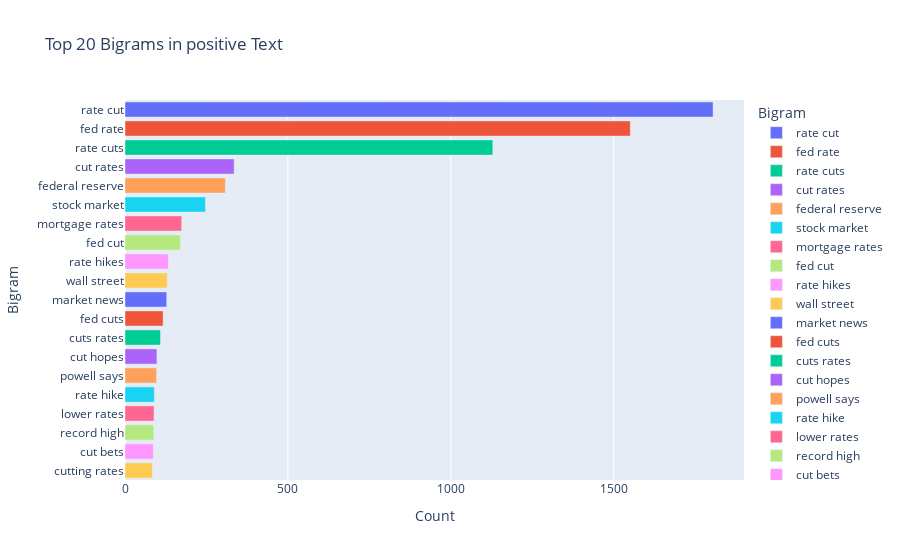

The notebook cell this image was saved under:
### Code cell
# Fungsi untuk mendapatkan top n bigram
def get_top_n_gram(corpus, ngram_range, n=None):
    vec = CountVectorizer(ngram_range=ngram_range, stop_words='english').fit(corpus)
    bag_of_words = vec.transform(corpus)
    sum_words = bag_of_words.sum(axis=0)
    words_freq = [(word, sum_words[0, idx]) for word, idx in vec.vocabulary_.items()]
    words_freq = sorted(words_freq, key=lambda x: x[1], reverse=True)
    return words_freq[:n]

# Mengambil top 20 bigram untuk masing-masing sentimen
pos_bigrams = get_top_n_gram(data[data['sentiment'] == 'positive']['stopword'], (2,2), 20)
neg_bigrams = get_top_n_gram(data[data['sentiment'] == 'negative']['stopword'], (2,2), 20)
neutral_bigrams = get_top_n_gram(data[data['sentiment'] == 'neutral']['stopword'], (2,2), 20)

# Dataframe untuk bigram Positif
df1 = pd.DataFrame(pos_bigrams, columns=['Text', 'count'])

# Dataframe untuk bigram Negatif
df2 = pd.DataFrame(neg_bigrams, columns=['Text', 'count'])

# Dataframe untuk bigram Netral
df3 = pd.DataFrame(neutral_bigrams, columns=['Text', 'count'])

# Plot bigrams untuk sentimen Positif
fig1 = px.bar(df1, x='count', y='Text', orientation='h',
              title='Top 20 Bigrams in positive Text',
              labels={'count': 'Count', 'Text': 'Bigram'}, color='Text')
fig1.show()

# Plot bigrams untuk sentimen Negatif
fig2 = px.bar(df2, x='count', y='Text', orientation='h',
              title='Top 20 Bigrams in negative Text',
              labels={'count': 'Count', 'Text': 'Bigram'}, color='Text')
fig2.show()

# Plot bigrams untuk sentimen Netral
fig3 = px.bar(df3, x='count', y='Text', orientation='h',
              title='Top 20 Bigrams in neutral Text',
              labels={'count': 'Count', 'Text': 'Bigram'}, color='Text')
fig3.show()

### Figure 1 — Plotly figure (JSON) as saved in the notebook; plotly's stock layout.template omitted (floating-point values rounded to 4 significant figures)
{"data": [{"alignmentgroup": "True", "hovertemplate": "Bigram=%{y}<br>Count=%{x}<extra></extra>", "legendgroup": "rate cut", "marker": {"color": "#636efa", "pattern": {"shape": ""}}, "name": "rate cut", "offsetgroup": "rate cut", "orientation": "h", "showlegend": true, "textposition": "auto", "type": "bar", "x": [1805], "xaxis": "x", "y": ["rate cut"], "yaxis": "y"}, {"alignmentgroup": "True", "hovertemplate": "Bigram=%{y}<br>Count=%{x}<extra></extra>", "legendgroup": "fed rate", "marker": {"color": "#EF553B", "pattern": {"shape": ""}}, "name": "fed rate", "offsetgroup": "fed rate", "orientation": "h", "showlegend": true, "textposition": "auto", "type": "bar", "x": [1551], "xaxis": "x", "y": ["fed rate"], "yaxis": "y"}, {"alignmentgroup": "True", "hovertemplate": "Bigram=%{y}<br>Count=%{x}<extra></extra>", "legendgroup": "rate cuts", "marker": {"color": "#00cc96", "pattern": {"shape": ""}}, "name": "rate cuts", "offsetgroup": "rate cuts", "orientation": "h", "showlegend": true, "textposition": "auto", "type": "bar", "x": [1129], "xaxis": "x", "y": ["rate cuts"], "yaxis": "y"}, {"alignmentgroup": "True", "hovertemplate": "Bigram=%{y}<br>Count=%{x}<extra></extra>", "legendgroup": "cut rates", "marker": {"color": "#ab63fa", "pattern": {"shape": ""}}, "name": "cut rates", "offsetgroup": "cut rates", "orientation": "h", "showlegend": true, "textposition": "auto", "type": "bar", "x": [335], "xaxis": "x", "y": ["cut rates"], "yaxis": "y"}, {"alignmentgroup": "True", "hovertemplate": "Bigram=%{y}<br>Count=%{x}<extra></extra>", "legendgroup": "federal reserve", "marker": {"color": "#FFA15A", "pattern": {"shape": ""}}, "name": "federal reserve", "offsetgroup": "federal reserve", "orientation": "h", "showlegend": true, "textposition": "auto", "type": "bar", "x": [308], "xaxis": "x", "y": ["federal reserve"], "yaxis": "y"}, {"alignmentgroup": "True", "hovertemplate": "Bigram=%{y}<br>Count=%{x}<extra></extra>", "legendgroup": "stock market", "marker": {"color": "#19d3f3", "pattern": {"shape": ""}}, "name": "stock market", "offsetgroup": "stock market", "orientation": "h", "showlegend": true, "textposition": "auto", "type": "bar", "x": [247], "xaxis": "x", "y": ["stock market"], "yaxis": "y"}, {"alignmentgroup": "True", "hovertemplate": "Bigram=%{y}<br>Count=%{x}<extra></extra>", "legendgroup": "mortgage rates", "marker": {"color": "#FF6692", "pattern": {"shape": ""}}, "name": "mortgage rates", "offsetgroup": "mortgage rates", "orientation": "h", "showlegend": true, "textposition": "auto", "type": "bar", "x": [174], "xaxis": "x", "y": ["mortgage rates"], "yaxis": "y"}, {"alignmentgroup": "True", "hovertemplate": "Bigram=%{y}<br>Count=%{x}<extra></extra>", "legendgroup": "fed cut", "marker": {"color": "#B6E880", "pattern": {"shape": ""}}, "name": "fed cut", "offsetgroup": "fed cut", "orientation": "h", "showlegend": true, "textposition": "auto", "type": "bar", "x": [170], "xaxis": "x", "y": ["fed cut"], "yaxis": "y"}, {"alignmentgroup": "True", "hovertemplate": "Bigram=%{y}<br>Count=%{x}<extra></extra>", "legendgroup": "rate hikes", "marker": {"color": "#FF97FF", "pattern": {"shape": ""}}, "name": "rate hikes", "offsetgroup": "rate hikes", "orientation": "h", "showlegend": true, "textposition": "auto", "type": "bar", "x": [133], "xaxis": "x", "y": ["rate hikes"], "yaxis": "y"}, {"alignmentgroup": "True", "hovertemplate": "Bigram=%{y}<br>Count=%{x}<extra></extra>", "legendgroup": "wall street", "marker": {"color": "#FECB52", "pattern": {"shape": ""}}, "name": "wall street", "offsetgroup": "wall street", "orientation": "h", "showlegend": true, "textposition": "auto", "type": "bar", "x": [130], "xaxis": "x", "y": ["wall street"], "yaxis": "y"}, {"alignmentgroup": "True", "hovertemplate": "Bigram=%{y}<br>Count=%{x}<extra></extra>", "legendgroup": "market news", "marker": {"color": "#636efa", "pattern": {"shape": ""}}, "name": "market news", "offsetgroup": "market news", "orientation": "h", "showlegend": true, "textposition": "auto", "type": "bar", "x": [128], "xaxis": "x", "y": ["market news"], "yaxis": "y"}, {"alignmentgroup": "True", "hovertemplate": "Bigram=%{y}<br>Count=%{x}<extra></extra>", "legendgroup": "fed cuts", "marker": {"color": "#EF553B", "pattern": {"shape": ""}}, "name": "fed cuts", "offsetgroup": "fed cuts", "orientation": "h", "showlegend": true, "textposition": "auto", "type": "bar", "x": [117], "xaxis": "x", "y": ["fed cuts"], "yaxis": "y"}, {"alignmentgroup": "True", "hovertemplate": "Bigram=%{y}<br>Count=%{x}<extra></extra>", "legendgroup": "cuts rates", "marker": {"color": "#00cc96", "pattern": {"shape": ""}}, "name": "cuts rates", "offsetgroup": "cuts rates", "orientation": "h", "showlegend": true, "textposition": "auto", "type": "bar", "x": [109], "xaxis": "x", "y": ["cuts rates"], "yaxis": "y"}, {"alignmentgroup": "True", "hovertemplate": "Bigram=%{y}<br>Count=%{x}<extra></extra>", "legendgroup": "cut hopes", "marker": {"color": "#ab63fa", "pattern": {"shape": ""}}, "name": "cut hopes", "offsetgroup": "cut hopes", "orientation": "h", "showlegend": true, "textposition": "auto", "type": "bar", "x": [98], "xaxis": "x", "y": ["cut hopes"], "yaxis": "y"}, {"alignmentgroup": "True", "hovertemplate": "Bigram=%{y}<br>Count=%{x}<extra></extra>", "legendgroup": "powell says", "marker": {"color": "#FFA15A", "pattern": {"shape": ""}}, "name": "powell says", "offsetgroup": "powell says", "orientation": "h", "showlegend": true, "textposition": "auto", "type": "bar", "x": [97], "xaxis": "x", "y": ["powell says"], "yaxis": "y"}, {"alignmentgroup": "True", "hovertemplate": "Bigram=%{y}<br>Count=%{x}<extra></extra>", "legendgroup": "rate hike", "marker": {"color": "#19d3f3", "pattern": {"shape": ""}}, "name": "rate hike", "offsetgroup": "rate hike", "orientation": "h", "showlegend": true, "textposition": "auto", "type": "bar", "x": [90], "xaxis": "x", "y": ["rate hike"], "yaxis": "y"}, {"alignmentgroup": "True", "hovertemplate": "Bigram=%{y}<br>Count=%{x}<extra></extra>", "legendgroup": "lower rates", "marker": {"color": "#FF6692", "pattern": {"shape": ""}}, "name": "lower rates", "offsetgroup": "lower rates", "orientation": "h", "showlegend": true, "textposition": "auto", "type": "bar", "x": [89], "xaxis": "x", "y": ["lower rates"], "yaxis": "y"}, {"alignmentgroup": "True", "hovertemplate": "Bigram=%{y}<br>Count=%{x}<extra></extra>", "legendgroup": "record high", "marker": {"color": "#B6E880", "pattern": {"shape": ""}}, "name": "record high", "offsetgroup": "record high", "orientation": "h", "showlegend": true, "textposition": "auto", "type": "bar", "x": [88], "xaxis": "x", "y": ["record high"], "yaxis": "y"}, {"alignmentgroup": "True", "hovertemplate": "Bigram=%{y}<br>Count=%{x}<extra></extra>", "legendgroup": "cut bets", "marker": {"color": "#FF97FF", "pattern": {"shape": ""}}, "name": "cut bets", "offsetgroup": "cut bets", "orientation": "h", "showlegend": true, "textposition": "auto", "type": "bar", "x": [87], "xaxis": "x", "y": ["cut bets"], "yaxis": "y"}, {"alignmentgroup": "True", "hovertemplate": "Bigram=%{y}<br>Count=%{x}<extra></extra>", "legendgroup": "cutting rates", "marker": {"color": "#FECB52", "pattern": {"shape": ""}}, "name": "cutting rates", "offsetgroup": "cutting rates", "orientation": "h", "showlegend": true, "textposition": "auto", "type": "bar", "x": [84], "xaxis": "x", "y": ["cutting rates"], "yaxis": "y"}], "layout": {"barmode": "relative", "legend": {"title": {"text": "Bigram"}, "tracegroupgap": 0}, "title": {"text": "Top 20 Bigrams in positive Text"}, "xaxis": {"anchor": "y", "domain": [0, 1], "title": {"text": "Count"}}, "yaxis": {"anchor": "x", "categoryarray": ["cutting rates", "cut bets", "record high", "lower rates", "rate hike", "powell says", "cut hopes", "cuts rates", "fed cuts", "market news", "wall street", "rate hikes", "fed cut", "mortgage rates", "stock market", "federal reserve", "cut rates", "rate cuts", "fed rate", "rate cut"], "categoryorder": "array", "domain": [0, 1], "title": {"text": "Bigram"}}}}
